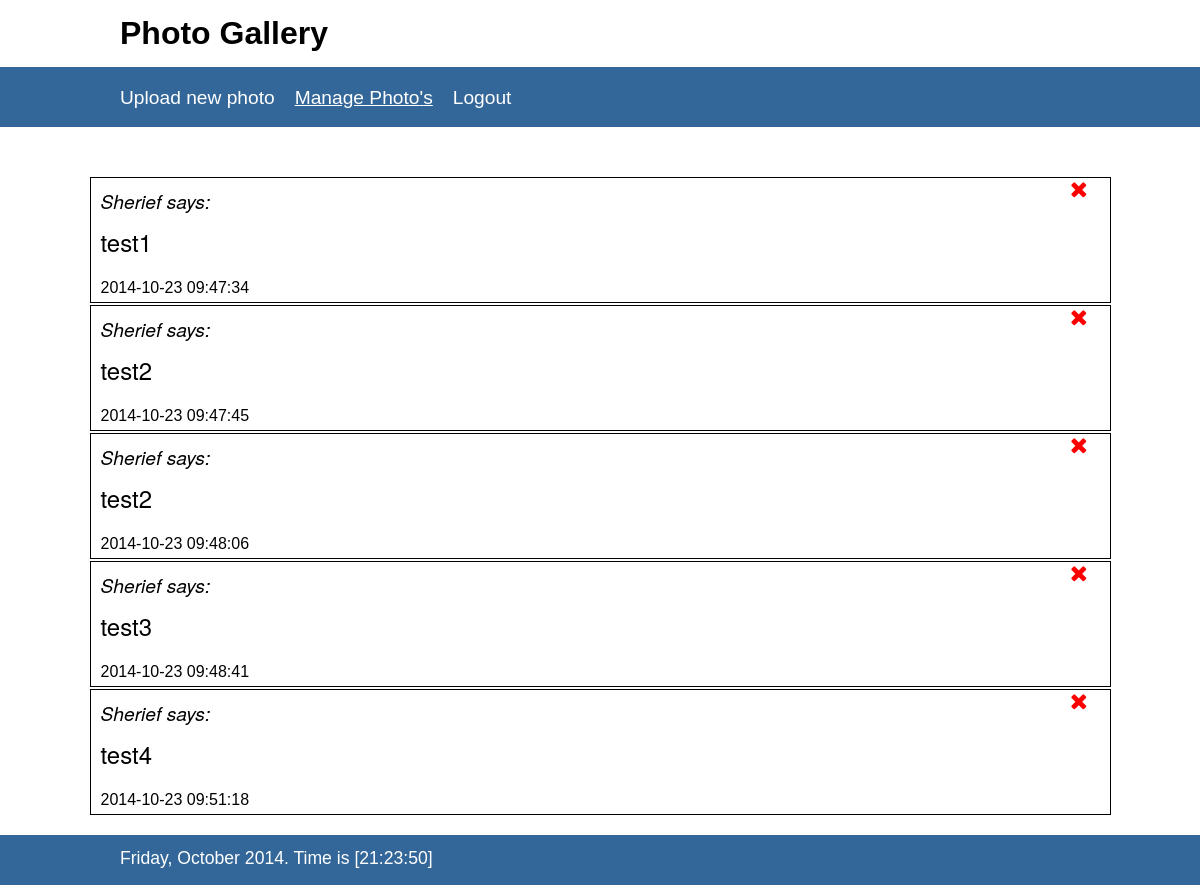
The app's page /admin/admin.php?action=viewcomments&name=60873690b553e9e138092befac11170e81eae99d.jpg (signed in) with its own data.
### tables this page shows
CREATE TABLE `comment` (
  `commentId` int(11) NOT NULL AUTO_INCREMENT,
  `created` timestamp NOT NULL DEFAULT CURRENT_TIMESTAMP ON UPDATE CURRENT_TIMESTAMP,
  `author` varchar(45) NOT NULL,
  `text` varchar(1000) NOT NULL,
  `photoId` int(11) NOT NULL,
  PRIMARY KEY (`commentId`),
  KEY `fk_comment_photo1_idx` (`photoId`)
);

### public_html/src/model/PhotoRepository.php (called while the page is built, shortened)
<?php
	class PhotoRepository extends DatabaseAccessModel {
		protected static $tblName = 'photo';
		private static $photoId = 'photoId';
		private static $uniqueId = 'uniqueId';
		public function getPhotoId ($uniqueId) {
			$uniqueId = filter_var($uniqueId, FILTER_SANITIZE_STRING);
			try {
				$db = $this->dbFactory->createInstance();
				$sql = "SELECT " . self::$photoId . " FROM " . self::$tblName . " WHERE " . self::$uniqueId . " = ?";
				$params = array($uniqueId);
				$query = $db->prepare($sql);
				$query->execute($params);
				$result = $query->fetch();
				if ($result) {
					return (int)$result['photoId'];
				}
				return $result;
			}
			catch (PDOException $e) {
				throw new Exception($e->getMessage(), (int)$e->getCode());
			}
		}
	}

### public_html/admin/admin.php (called while the page is built, shortened)
<?php
	$sessionModel 		   =    new SessionModel();
	$mainView 			   =    new HTMLview();
	$thumbnailList		   =    new ThumbnailList();
	$commentList		   =    new CommentList();
	$fileModel 			   = 	new PhotoFileModel();
	$photoRepository 	   = 	new PhotoRepository($thumbnailList);
	$commentRepository	   =    new CommentRepository($commentList);
	$commentsView		   =	new CommentsView($sessionModel);
	$photoManagementView   =    new PhotoManagementView($mainView, $commentsView, $sessionModel);
	$photoManagementController = new PhotoManagementController($photoRepository, $commentRepository, $photoManagementView, $fileModel);
	$photoManagementView->attach($photoManagementController);
	$photoManagementView->updateDeletePhotoAction();
	$photoManagementView->updateViewCommentsAction();

### public_html/src/model/CommentRepository.php (called while the page is built, shortened)
<?php
	class CommentRepository extends DatabaseAccessModel {
		private $comments;
		public function __construct(CommentList $comments) {
			$this->comments = $comments;
		}
		protected static $tblName = 'comment';
		protected static $photoId = 'photoId';
		public function toList ($photoId) {
			$photoId = (int)filter_var($photoId, FILTER_SANITIZE_NUMBER_INT);
			$db = $this->dbFactory->createInstance();
			$sql = "SELECT * FROM " . self::$tblName . " WHERE " . self::$photoId . " = ?";
			$params = array($photoId);
			$query = $db->prepare($sql);
			$query->execute($params);
			$commentsRecord = $query->fetchAll();
			if ($commentsRecord) {
				foreach ($commentsRecord as $comment) {
					$this->comments->add(new CommentModel(
						$comment["author"],
						$comment["text"],
						$comment["photoId"],
						$comment["commentId"],
						$comment["created"]
					));
				}
				return $this->comments;
			}
			return $this->comments;
		}
	}

### public_html/src/model/CommentList.php (called while the page is built, shortened)
<?php
	class CommentList {
		private $comments;
		public function __construct () {
			$this->comments = array();
		}
		public function toArray () {
			return $this->comments;
		}
		public function add (CommentModel $comment) {
			$this->comments[] = $comment;
			return true;
		}
		public function alreadyExist (CommentModel $commentToAdd) {
			foreach ($this->comments as $comment) {
				return false;
			}
		}
	}

### public_html/src/model/CommentModel.php (called while the page is built, shortened)
<?php
	class CommentModel {
		private $author;
		private $text;
		private $commentId;
		private $created;
		public function __construct ($author, $text, $photoId, $commentId = null, $created = null) {
			$this->author = $author;
			$this->text = $text;
			$this->commentId = $commentId;
			$this->created = $created;
		}
		public function getAuthor () {
			return $this->author;
		}
		public function getText () {
			return $this->text;
		}
		public function getCommentId () {
			return $this->commentId;
		}
		public function getCreated () {
			return $this->created;
		}
	}

### public_html/src/view/CommentsView.php (the view, shortened to what this page needs)
<?php
	class CommentsView {
		public function renderCommentsHTML (Array $comments, $forManagement = false) {
			$html = '';
			foreach ($comments as $comment) {
				$deleteLink = $forManagement ? '<a href="?action=deletecomment&id='.$comment->getCommentId().'" class="fa fa-times"></a>' : '';
				$html .= '<section class="message">';
				$html .= 	'<div class="topbar">';
				$html .=		'<p class="sender">' . $comment->getAuthor() . ' says:</p>';
				$html .=		'<p class="topbarContainer">';
				$html .=			'<span class="deleteIcon">';
				$html .=				$deleteLink;
				$html .=			'</span>';
				$html .=		'</p>';
				$html .= 	'</div>';
				$html .= 	'<div class="text">';
				$html .=		'<p>' . $comment->getText() . '</p>';
				$html .= 	'</div>';
				$html .= 	'<div class="bottomBar">';
				$html .=		'<p><span class="bottomBar">' . $comment->getCreated() . '</span></p>';
				$html .= 	'</div>';
				$html .= '</section>';
			}
			return $html;
		}
	}

### public_html/src/view/PhotoManagementView.php (shortened to what this page needs)
<?php
	class PhotoManagementView extends Publisher {
		private $mainView;
		private $commentsView;
		private static $action = 'action';
		private static $actionUpload = 'upload';
		private static $actionManageGallery = 'manage';
		private static $actionLogout = 'logout';
		private static $actionViewComments = 'viewcomments';
		public function __construct (HTMLview $mainView, CommentsView $commentsView, SessionModel $sessionModel) {
			$this->mainView = $mainView;
			$this->commentsView = $commentsView;
		}
		public function renderMenuHTML () {
			$html = '<nav class="menu">';
			$html .= 	'<ul>';
			$html .= 		'<li><a href=?' . self::$action . "=" . self::$actionUpload . '>Upload new photo</a></li>';
			$html .= 		'<li><a class="active" href=?' . self::$action . "=" . self::$actionManageGallery . '>Manage Photo\'s</a></li>';
			$html .= 		'<li><a href=?' . self::$action . "=" . self::$actionLogout . '>Logout</a></li>';
			$html .= 	'</ul>';
			$html .= '</nav>';
			return $html;
		}
		public function renderCommentManagement (CommentList $comments) {
			$html = $this->renderMenuHTML();
			$html .= $this->renderCommentsHTML($comments->toArray());
			$this->mainView->echoHTML($html);
		}
		public function renderCommentsHTML (Array $comments) {
			return $this->commentsView->renderCommentsHTML($comments, true);
		}
		public function updateViewCommentsAction () {
			if (isset($_GET[self::$action]) && $_GET[self::$action] === self::$actionViewComments) {
				$this->actions = $_GET[self::$action];
				$this->notify();
			}
		}
		public function publishViewCommentsAction () {
			return $this->actions;
		}
	}

### data/observer/Publisher.php (shortened to what this page needs)
<?php
	class Publisher extends PublisherBase {
		private $subscribers = array();
		public function attach (iSubscriber $subscriber) {
			$this->subscribers[] = $subscriber;
		}
		public function notify () {
			foreach ($this->subscribers as $subscriber) {
				$subscriber->subscribe($this);
			}
		}
	}

### public_html/src/controller/PhotoManagementController.php (shortened to what this page needs)
<?php
	class PhotoManagementController implements iSubscriber {
		private $photoRepository;
		private $commentRepository;
		private $photoManagementView;
		private static $actionViewComments = 'viewcomments';
		public function __construct (PhotoRepository $photoRepository,
									 CommentRepository $commentRepository,
									 PhotoManagementView $photoManagementView,
									 PhotoFileModel $photoFileModel) {
			$this->photoRepository = $photoRepository;
			$this->commentRepository = $commentRepository;
			$this->photoManagementView = $photoManagementView;
		}
		protected function showComments () {
			$uniqueId = $this->photoManagementView->getUniquePhotoId();
			$photoId = $this->photoRepository->getPhotoId($uniqueId);
			$commentList = $this->commentRepository->toList($photoId);
			if (count($commentList->toArray()) === 0) {
				$this->photoManagementView->renderEmptyCommentManagement();
				exit;
			}
			else {
				$this->photoManagementView->renderCommentManagement($commentList);
				exit;
			}
		}
		public function subscribe (Publisher $publisher) {
			$viewCommentsAction = $publisher->publishViewCommentsAction();
			if ($viewCommentsAction === self::$actionViewComments) {
				$this->showComments();
			}
		}
	}

### data/HTMLview.php (shortened to what this page needs)
<?php
class HTMLview {
    public function echoHTML($body) {
		$time = '[' . strftime("%H:%M:%S") . ']';
		$year = date("Y");
		$weekDay = date("l", strtotime(date("d").'-'.date("M").'-'.date("Y")));
		$month = strftime("%B", time());
		$date = '<div id="date">';
		$date .= '<p>' . $weekDay . ', ' . $month . ' ' . $year . '. ' . 'Time is ' . $time . '</p>';
		$date .= '</div>';
        echo "
			<!DOCTYPE html>
			<html>
				<head>
				    <title>Photo Gallery</title>
				    <meta name='viewport' content='width=device-width'>
				    <meta http-equiv='content-type' content='text/html; charset=utf-8' />
				    <link href='http://localhost:8888/www/git/PHP_PhotoGallery/css/photo.css' rel='stylesheet' />
				    <link href='http://localhost:8888/www/git/PHP_PhotoGallery/css/photoView.css' rel='stylesheet' />
				    <link href='http://localhost:8888/www/git/PHP_PhotoGallery/css/comment.css' rel='stylesheet' />
				    <link href='http://localhost:8888/www/git/PHP_PhotoGallery/css/responseMessage.css' rel='stylesheet' />
				    <link href='http://localhost:8888/www/git/PHP_PhotoGallery/css/gallery.css' rel='stylesheet' />
				    <link href='http://localhost:8888/www/git/PHP_PhotoGallery/css/pagination.css' rel='stylesheet' />
				    <link href='http://localhost:8888/www/git/PHP_PhotoGallery/css/date.css' rel='stylesheet' />
				    <link href='http://localhost:8888/www/git/PHP_PhotoGallery/css/nav.css' rel='stylesheet' />
				    <link href='http://localhost:8888/www/git/PHP_PhotoGallery/css/table.css' rel='stylesheet' />
				    <link href='http://localhost:8888/www/git/PHP_PhotoGallery/css/upload.css' rel='stylesheet' />
				    <link href='http://localhost:8888/www/git/PHP_PhotoGallery/css/login.css' rel='stylesheet' />
				</head>
				<body>
					<h1>Photo Gallery</h1>
					$body
					<footer>
					$date
					</footer>
				</body>
			</html>";
    }
	protected function GetSwedishWeekday ($day, $month, $yearForDay) {
		$weekDay = Array(
			'Monday'	=>	'Måndag',
			'Tuesday'	=>	'Tisdag',
			'Wednesday'	=>	'Onsdag',
			'Thursday'	=>	'Torsdag',
			'Friday'	=>	'Fredag',
			'Saturday'	=>	'Lördag',
			'Sunday'	=>	'Söndag'
		);
		return $weekDay[date("l", strtotime($yearForDay.'-'.$month.'-'.$day))];
	}
	protected function GetSwedishMonth ($year, $month, $day) {
		$date = $year.'-'.$month.'-'.$day;
		$month = Array(
			'Jan'=>'Januari',
			'Feb'=>'Februari',
			'Mar'=>'Mars',
			'Apr'=>'April',
			'May'=>'Maj',
			'Jun'=>'Juni',
			'Jul'=>'Juli',
			'Aug'=>'Augusti',
			'Sep'=>'September',
			'Oct'=>'Oktober',
			'Nov'=>'November',
			'Dec'=>'December'
		);
			return $month[strftime("%h", strtotime((string)$date))];
	}
}

### css/comment.css (style rules this page uses)
* { margin: 0; padding: 0; }
html, body { height: 100%; font-family: Arial; }
h1 { width: 960px; margin: 15px auto; font-family: Arial; }
.bottomBar { bottom: 0; width: 100%; }
section.message { position: relative; width: 1019px; height: auto; margin: 0 auto; background-color: #fff; overflow: auto; border: 1px solid #000; margin-bottom: 2px; }
.text { display: block; padding: 10px 0 20px 10px; font-family: "Helvetica Neue", Arial; font-size: 1.5em; color: #000; }
.sender { margin-top: 9px; padding: 0 0 0 10px; font-family: "Helvetica Neue", Arial; font-style: italic; font-size: 1.2em; color: #000; }
p .deleteIcon { position: absolute; top: 0px; right: 22px; }
p .deleteIcon a { font-size: 1.4em; color: red; text-decoration: none; }
.bottomBar p { color: #000; padding: 0 0 5px 10px; }

### css/date.css (style rules this page uses)
footer { clear: both; position: relative; bottom: 0px; width: 100%; height: 50px; background: #336699; }
#date { padding-top: 13px; width: 960px; color: #fff; margin: 20px auto; }
#date p { font-family: Arial; font-size: 1.1em; }

### css/nav.css (style rules this page uses)
nav.menu { width: 100%; height: 40px; padding-top: 20px; margin: 0 auto 50px auto; background: #336699; }
.menu ul { width: 960px; margin: 0 auto; }
.menu ul li { float: left; list-style-type: none; padding-right: 20px; }
.menu ul li a { font-family: Arial; font-size: 1.2em; color: #fff; text-decoration: none; }
.menu ul li a.active { text-decoration: underline; }

### records on screen
comment: author "Sherief", text "test1", created "2014-10-23 09:47:34"
comment: author "Sherief", text "test2", created "2014-10-23 09:47:45"
comment: author "Sherief", text "test2", created "2014-10-23 09:48:06"
comment: author "Sherief", text "test3", created "2014-10-23 09:48:41"
comment: author "Sherief", text "test4", created "2014-10-23 09:51:18"
